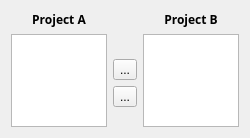
<ui version="4.0" >
 <class>ProjectDialog</class>
 <widget class="QDialog" name="ProjectDialog" >
  <property name="geometry" >
   <rect>
    <x>0</x>
    <y>0</y>
    <width>250</width>
    <height>138</height>
   </rect>
  </property>
  <property name="windowTitle" >
   <string>Choose Project</string>
  </property>
  <layout class="QGridLayout" >
   <item row="3" column="1" >
    <widget class="QToolButton" name="rightButton" >
     <property name="text" >
      <string>...</string>
     </property>
     <property name="icon" >
      <iconset resource="projectchooser.qrc" >:/images/rightarrow.png</iconset>
     </property>
     <property name="iconSize" >
      <size>
       <width>22</width>
       <height>22</height>
      </size>
     </property>
    </widget>
   </item>
   <item row="1" column="1" >
    <spacer>
     <property name="orientation" >
      <enum>Qt::Vertical</enum>
     </property>
     <property name="sizeHint" >
      <size>
       <width>20</width>
       <height>40</height>
      </size>
     </property>
    </spacer>
   </item>
   <item row="4" column="1" >
    <spacer>
     <property name="orientation" >
      <enum>Qt::Vertical</enum>
     </property>
     <property name="sizeHint" >
      <size>
       <width>20</width>
       <height>21</height>
      </size>
     </property>
    </spacer>
   </item>
   <item row="2" column="1" >
    <widget class="QToolButton" name="leftButton" >
     <property name="text" >
      <string>...</string>
     </property>
     <property name="icon" >
      <iconset resource="projectchooser.qrc" >:/images/leftarrow.png</iconset>
     </property>
     <property name="iconSize" >
      <size>
       <width>22</width>
       <height>22</height>
      </size>
     </property>
    </widget>
   </item>
   <item row="0" column="2" >
    <widget class="QLabel" name="labelB" >
     <property name="text" >
      <string>&lt;html>&lt;head>&lt;meta name="qrichtext" content="1" />&lt;/head>&lt;body style=" white-space: pre-wrap; font-family:Sans Serif; font-weight:400; font-style:normal; text-decoration:none;">&lt;p style=" margin-top:0px; margin-bottom:0px; margin-left:0px; margin-right:0px; -qt-block-indent:0; text-indent:0px;">&lt;span style=" font-weight:600;">Project B&lt;/span>&lt;/p>&lt;/body>&lt;/html></string>
     </property>
     <property name="alignment" >
      <set>Qt::AlignCenter</set>
     </property>
    </widget>
   </item>
   <item row="0" column="0" >
    <widget class="QLabel" name="labelA" >
     <property name="text" >
      <string>&lt;html>&lt;head>&lt;meta name="qrichtext" content="1" />&lt;/head>&lt;body style=" white-space: pre-wrap; font-family:Sans Serif; font-weight:400; font-style:normal; text-decoration:none;">&lt;p style=" margin-top:0px; margin-bottom:0px; margin-left:0px; margin-right:0px; -qt-block-indent:0; text-indent:0px;">&lt;span style=" font-weight:600;">Project A&lt;/span>&lt;/p>&lt;/body>&lt;/html></string>
     </property>
     <property name="alignment" >
      <set>Qt::AlignHCenter</set>
     </property>
    </widget>
   </item>
   <item rowspan="4" row="1" column="0" >
    <widget class="ProjectListWidget" name="projectA" />
   </item>
   <item rowspan="4" row="1" column="2" >
    <widget class="ProjectListWidget" name="projectB" />
   </item>
  </layout>
 </widget>
 <customwidgets>
  <customwidget>
   <class>ProjectListWidget</class>
   <extends>QListWidget</extends>
   <header>projectlistwidget.h</header>
  </customwidget>
 </customwidgets>
 <resources>
  <include location="projectchooser.qrc" />
 </resources>
 <connections/>
</ui>
